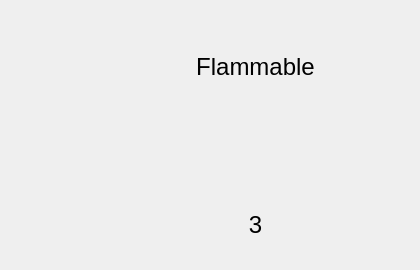
         <widget class="QWidget" name="hzd_4">
          <widget class="QWidget" name="verticalLayoutWidget_4">
           <property name="geometry">
            <rect>
             <x>100</x>
             <y>30</y>
             <width>311</width>
             <height>231</height>
            </rect>
           </property>
           <layout class="QVBoxLayout" name="verticalLayout_3">
            <item>
             <widget class="QLabel" name="sym_3_name_4">
              <property name="font">
               <font>
                <pointsize>18</pointsize>
               </font>
              </property>
              <property name="text">
               <string>Flammable</string>
              </property>
              <property name="alignment">
               <set>Qt::AlignCenter</set>
              </property>
             </widget>
            </item>
            <item>
             <layout class="QHBoxLayout" name="horizontalLayout_7">
              <item>
               <spacer name="horizontalSpacer_20">
                <property name="orientation">
                 <enum>Qt::Horizontal</enum>
                </property>
                <property name="sizeHint" stdset="0">
                 <size>
                  <width>40</width>
                  <height>20</height>
                 </size>
                </property>
               </spacer>
              </item>
              <item>
               <widget class="QLabel" name="sym_18">
                <property name="font">
                 <font>
                  <pointsize>20</pointsize>
                 </font>
                </property>
                <property name="text">
                 <string/>
                </property>
                <property name="pixmap">
                 <pixmap>images/coshhflammable.jpg</pixmap>
                </property>
                <property name="scaledContents">
                 <bool>true</bool>
                </property>
                <property name="alignment">
                 <set>Qt::AlignCenter</set>
                </property>
               </widget>
              </item>
              <item>
               <spacer name="horizontalSpacer_21">
                <property name="orientation">
                 <enum>Qt::Horizontal</enum>
                </property>
                <property name="sizeHint" stdset="0">
                 <size>
                  <width>40</width>
                  <height>20</height>
                 </size>
                </property>
               </spacer>
              </item>
             </layout>
            </item>
            <item>
             <widget class="QLabel" name="sym_1_ans_7">
              <property name="font">
               <font>
                <pointsize>18</pointsize>
               </font>
              </property>
              <property name="text">
               <string>3</string>
              </property>
              <property name="alignment">
               <set>Qt::AlignCenter</set>
              </property>
             </widget>
            </item>
           </layout>
          </widget>
         </widget>
